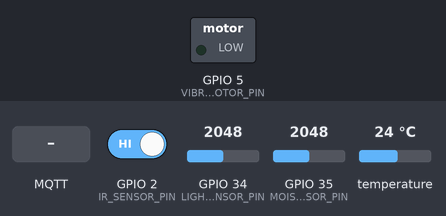
Recording of a sketch running on a simulated ESP32. Parts: switched loads named in the sketch (green lamp = pin HIGH). The inputs (shaded band) are chosen by the test bench; at power-on: GPIO 2 (IR_SENSOR_PIN) HIGH, GPIO 34 (LIGHT_SENSOR_PIN) = 2048, GPIO 35 (MOISTURE_SENSOR_PIN) = 2048, temperature 24 °C. WiFi joins after 1.5 s; servers stay silent unless stated; random numbers use the default seed unless the sketch sets one; no MQTT or app messages arrive unless stated; what the sketch prints to the serial monitor is not drawn.

Above: at 3.7 s.
3.8 s: MQTT message "on" arrives on the second subscribed topic
At 4.8 s:
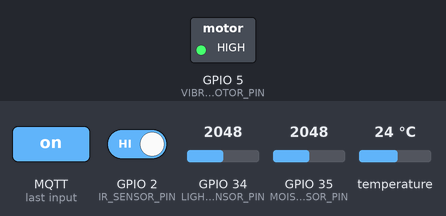
5.4 s: GPIO 2 (IR_SENSOR_PIN) driven LOW
8.8 s: MQTT message "mother" arrives on the first subscribed topic
11.0 s: MQTT message "father" arrives on the first subscribed topic
Timing chart, 0 to 14.0 s (numbered marks = the images above; inputs shaded):
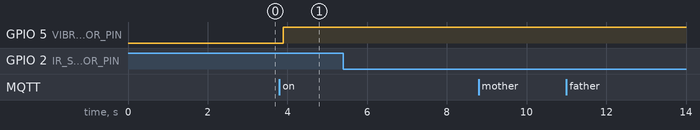

The sketch:

esp32_smart_comb.ino
```cpp
/*
 * Smart Comb - ESP32 Arduino Code
 *
 * Sensors:
 * - DS18B20 Temperature Sensor (OneWire)
 * - Analog Light Sensor (GPIO)
 * - Analog Moisture Sensor (GPIO)
 * - Digital IR Sensor (GPIO)
 *
 * Features:
 * - WiFi Connection
 * - MQTT Communication
 * - Receives role selection from website
 * - Publishes sensor data only when combing is detected
 */

 #include <WiFi.h>
 #include <PubSubClient.h>
 #include <OneWire.h>
 #include <DallasTemperature.h>

 // WiFi Credentials - UPDATE THESE
 const char* ssid = "Mad";
 const char* password = "123madhu";

 // MQTT Configuration
 const char* mqtt_broker = "broker.hivemq.com";
 const int mqtt_port = 1883;
 const char* mqtt_topic_sensors = "smartcomb/sensors";
 const char* mqtt_topic_ir = "smartcomb/sensors/ir";
 const char* mqtt_topic_role = "smartcomb/role";  // Subscribe to role changes
 const char* mqtt_topic_vibration = "smartcomb/vibration";  // Subscribe to vibration motor control

 // User ID - UPDATE THIS with your user_id from the dashboard
 const char* user_id = "6912bf7e2662f139fcd0db53";

 // Sensor Pins - UPDATE THESE based on your wiring
 #define ONE_WIRE_BUS 4          // DS18B20 data pin
 #define LIGHT_SENSOR_PIN 34     // Analog light sensor (ADC1)
 #define MOISTURE_SENSOR_PIN 35  // Analog moisture sensor (ADC1)
 #define IR_SENSOR_PIN 2         // Digital IR sensor
 #define VIBRATION_MOTOR_PIN 5   // Vibration motor control pin (PWM capable)

 // OneWire and DallasTemperature setup
 OneWire oneWire(ONE_WIRE_BUS);
 DallasTemperature sensors(&oneWire);

 // WiFi and MQTT clients
 WiFiClient espClient;
 PubSubClient client(espClient);

 // Current role (set by website)
 String currentRole = "mother";  // Default role
 bool isCombing = false;
 bool vibrationMotorOn = false;  // Vibration motor state
 unsigned long lastSensorRead = 0;
 const unsigned long sensorInterval = 2000;  // Read sensors every 2 seconds

 void setup() {
   Serial.begin(115200);
   delay(1000);

   // Initialize sensors
   pinMode(IR_SENSOR_PIN, INPUT);
   pinMode(LIGHT_SENSOR_PIN, INPUT);
   pinMode(MOISTURE_SENSOR_PIN, INPUT);

   // Initialize vibration motor
   pinMode(VIBRATION_MOTOR_PIN, OUTPUT);
   digitalWrite(VIBRATION_MOTOR_PIN, LOW);  // Start with motor off
   ledcSetup(0, 5000, 8);  // Setup PWM channel 0, 5kHz, 8-bit resolution
   ledcAttachPin(VIBRATION_MOTOR_PIN, 0);  // Attach pin to channel 0

   // Initialize DS18B20
   sensors.begin();

   // Connect to WiFi
   setup_wifi();

   // Setup MQTT
   client.setServer(mqtt_broker, mqtt_port);
   client.setCallback(mqtt_callback);

   Serial.println("Smart Comb initialized!");
 }

 void loop() {
   // Reconnect MQTT if disconnected
   if (!client.connected()) {
     reconnect_mqtt();
   }
   client.loop();

   // Read sensors at intervals
   unsigned long currentMillis = millis();
   if (currentMillis - lastSensorRead >= sensorInterval) {
     readAndPublishSensors();
     lastSensorRead = currentMillis;
   }

   delay(100);
 }

 void setup_wifi() {
   delay(10);
   Serial.println();
   Serial.print("Connecting to WiFi: ");
   Serial.println(ssid);

   WiFi.mode(WIFI_STA);
   WiFi.begin(ssid, password);

   while (WiFi.status() != WL_CONNECTED) {
     delay(500);
     Serial.print(".");
   }

   Serial.println("");
   Serial.println("WiFi connected!");
   Serial.print("IP address: ");
   Serial.println(WiFi.localIP());
 }

 void reconnect_mqtt() {
   while (!client.connected()) {
     Serial.print("Attempting MQTT connection...");

     // Create unique client ID
     String clientId = "SmartComb-";
     clientId += String(random(0xffff), HEX);

     if (client.connect(clientId.c_str())) {
       Serial.println(" connected!");

       // Subscribe to role topic
       bool subResult = client.subscribe(mqtt_topic_role);
       Serial.print("Subscribed to role topic: ");
       Serial.println(mqtt_topic_role);
       Serial.print("Subscription result: ");
       Serial.println(subResult ? "SUCCESS" : "FAILED");

       // Subscribe to vibration motor control topic
       bool vibSubResult = client.subscribe(mqtt_topic_vibration);
       Serial.print("Subscribed to vibration topic: ");
       Serial.println(mqtt_topic_vibration);
       Serial.print("Subscription result: ");
       Serial.println(vibSubResult ? "SUCCESS" : "FAILED");

       Serial.print("Current role: ");
       Serial.println(currentRole);

     } else {
       Serial.print(" failed, rc=");
       Serial.print(client.state());
       Serial.println(" try again in 5 seconds");
       delay(5000);
     }
   }
 }

 void mqtt_callback(char* topic, byte* payload, unsigned int length) {
   Serial.print("MQTT message received on topic: ");
   Serial.println(topic);
   Serial.print("Payload length: ");
   Serial.println(length);

   String topicStr = String(topic);
   String payloadStr = "";
   for (int i = 0; i < length; i++) {
     payloadStr += (char)payload[i];
   }

   // Handle role change from website
   if (topicStr == String(mqtt_topic_role)) {
     Serial.print("Received role: '");
     Serial.print(payloadStr);
     Serial.println("'");

     // Validate role
     if (payloadStr == "mother" || payloadStr == "father" || payloadStr == "child") {
       currentRole = payloadStr;
       Serial.print("✓ Role updated to: ");
       Serial.println(currentRole);
     } else {
       Serial.print("✗ Invalid role received: '");
       Serial.print(payloadStr);
       Serial.println("'");
       Serial.println("Expected: mother, father, or child");
     }
   }
   // Handle vibration motor control
   else if (topicStr == String(mqtt_topic_vibration)) {
     Serial.print("Received vibration command: '");
     Serial.print(payloadStr);
     Serial.println("'");

     // Check if payload is a number (intensity value 0-255)
     int intensityValue = payloadStr.toInt();

     if (payloadStr == "on" || payloadStr == "1" || payloadStr == "true") {
       vibrationMotorOn = true;
       ledcWrite(0, 255);  // Set PWM to maximum (255 = 100% duty cycle)
       Serial.println("✓ Vibration motor: ON (100%)");
     } else if (payloadStr == "off" || payloadStr == "0" || payloadStr == "false") {
       vibrationMotorOn = false;
       ledcWrite(0, 0);  // Set PWM to 0 (motor off)
       Serial.println("✓ Vibration motor: OFF");
     } else if (intensityValue > 0 && intensityValue <= 255) {
       // Valid intensity value received
       vibrationMotorOn = true;
       ledcWrite(0, intensityValue);  // Set PWM to specified intensity
       float percent = (intensityValue / 255.0) * 100.0;
       Serial.print("✓ Vibration motor: ON at ");
       Serial.print(percent);
       Serial.print("% (intensity: ");
       Serial.print(intensityValue);
       Serial.println(")");
     } else {
       Serial.print("✗ Invalid vibration command: '");
       Serial.print(payloadStr);
       Serial.println("'");
       Serial.println("Expected: on, off, 1, 0, true, false, or intensity value (0-255)");
     }
   } else {
     Serial.print("Unknown topic: ");
     Serial.println(topic);
   }
 }

 void readAndPublishSensors() {
   // Read IR sensor (combing detection)
   bool irReading = digitalRead(IR_SENSOR_PIN);
   isCombing = (irReading == LOW);  // Adjust based on your sensor logic

   // Publish IR sensor status
   String irPayload = "{\"value\":" + String(isCombing ? 1 : 0) + "}";
   client.publish(mqtt_topic_ir, irPayload.c_str());

   // Only read and publish other sensors when combing is detected
   if (isCombing) {
     // Read DS18B20 temperature
     sensors.requestTemperatures();
     float temperature = sensors.getTempCByIndex(0);

     // Check if temperature reading is valid
     if (temperature == DEVICE_DISCONNECTED_C) {
       temperature = random(35,38);
     }

    // Read analog sensors
    int lightValueRaw = analogRead(LIGHT_SENSOR_PIN);
    int moistureValueRaw = analogRead(MOISTURE_SENSOR_PIN);

    // Convert analog readings (0-4095) to percentage (0-100)
    // Note: 4095 = no light/dry (0%), 0 = full light/wet (100%)
    // So we need to invert: percentage = ((4095 - raw) / 4095) * 100
    float lightPercent = ((4095.0 - lightValueRaw) / 4095.0) * 100.0;
    float moisturePercent = ((4095.0 - moistureValueRaw) / 4095.0) * 100.0;

    // Clamp values to 0-100 range
    if (lightPercent < 0) lightPercent = 0;
    if (lightPercent > 100) lightPercent = 100;
    if (moisturePercent < 0) moisturePercent = 0;
    if (moisturePercent > 100) moisturePercent = 100;

    // Create JSON payload
    String payload = "{";
    payload += "\"user_id\":\"" + String(user_id) + "\",";
    payload += "\"role\":\"" + currentRole + "\",";
    payload += "\"temperature\":" + String(temperature, 1) + ",";
    payload += "\"light\":" + String(lightPercent, 1) + ",";  // Light percentage (0-100)
    payload += "\"moisture\":" + String(moisturePercent, 1) + ",";  // Moisture percentage (0-100)
    payload += "\"ir\":" + String(isCombing ? 1 : 0);
    payload += "}";

     // Publish sensor data
     client.publish(mqtt_topic_sensors, payload.c_str());

     // Serial output for debugging
     Serial.println("=== Sensor Readings ===");
     Serial.print("Role: ");
     Serial.println(currentRole);
     Serial.print("Temperature: ");
     Serial.print(temperature);
     Serial.println("°C");
    Serial.print("Light (raw): ");
    Serial.print(lightValueRaw);
    Serial.print(" -> ");
    Serial.print(lightPercent, 1);
    Serial.println("%");
    Serial.print("Moisture (raw): ");
    Serial.print(moistureValueRaw);
    Serial.print(" -> ");
    Serial.print(moisturePercent, 1);
    Serial.println("%");
     Serial.print("Combing: ");
     Serial.println(isCombing ? "Yes" : "No");
     Serial.println("======================");
   } else {
     Serial.println("Not combing - sensors not read");
   }
 }
 
```

Measured:
- after the input at 3.8 s, GPIO 5 (VIBRATION_MOTOR_PIN): LOW → HIGH after 0.10 s
- after the input at 5.4 s, every drawn part: stays the same
- after the input at 8.8 s, every drawn part: stays the same
- after the input at 11.0 s, every drawn part: stays the same
